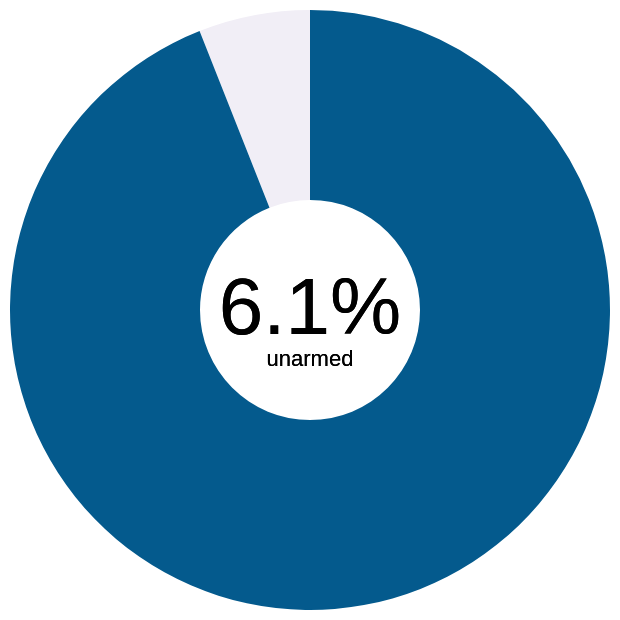

Write the Vega-Lite specification saved for this chart.
### Vega-Lite specification from a JSON file in a GitHub repository (floating-point values rounded to 4 significant figures)
{"$schema": "https://vega.github.io/schema/vega-lite/v5.json", "config": {"view": {"stroke": null}}, "width": "container", "data": {"values": [{"category": "Signs of Mental Illness", "value": 0.06}, {"category": "No Signs of Mental Illness", "value": 0.94}]}, "layer": [{"mark": {"type": "arc", "innerRadius": 55}, "encoding": {"theta": {"field": "value", "type": "quantitative"}, "color": {"field": "category", "scale": {"range": ["#045a8d", "#f1eef6"]}, "legend": null}}}, {"mark": {"type": "text", "text": "6.1%", "fontSize": 40}, "encoding": {"color": {"value": "black"}}}, {"mark": {"type": "text", "text": "unarmed", "dy": 25}, "encoding": {"color": {"value": "black"}}}]}
